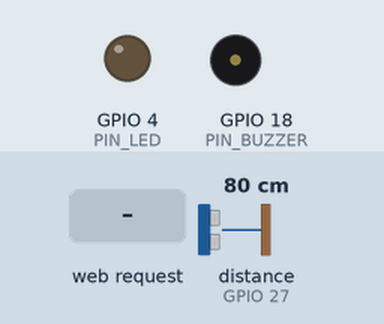
Bench run of a sketch on a simulated ESP32. Parts: output pins drawn as LEDs (lit = HIGH), buzzer (waves = sounding, pin HIGH). Wiring (inferred from the names in the program): ultrasonic range finder: trigger GPIO 26; echo GPIO 27. Inputs (shaded band) come from the test bench; at power-on: distance to the obstacle (sensor on GPIO 27) 80 cm. The echo pulse lasts 58.3 µs per cm; WiFi joins after 1.5 s; servers stay silent unless stated; pins used as bus, display or sensor lines are not drawn; what the sketch prints to the serial monitor is not drawn.

Above: at 5.1 s.
5.2 s: distance to the obstacle (sensor on GPIO 27) set to 12 cm
6.7 s: distance to the obstacle (sensor on GPIO 27) set to 9 cm
At 7.3 s:
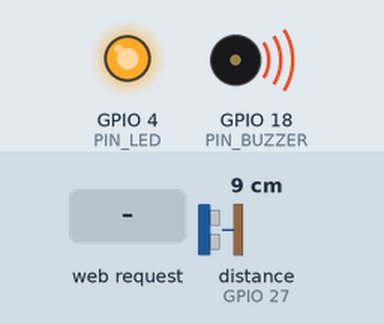
8.4 s: HTTP request GET /buzzer/off received
At 9.2 s:
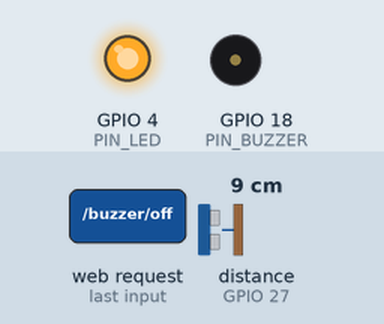
11.4 s: HTTP request GET /led/off received
At 12.7 s:
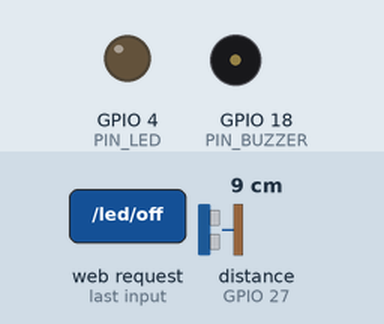
Timing chart, 0 to 13.9 s (numbered marks = the images above; inputs shaded):
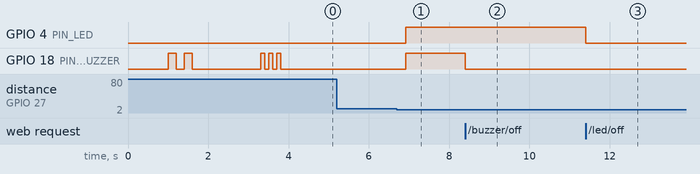

Measured:
- the behaviour switches between 11 and 10 cm on distance to the obstacle (sensor on GPIO 27) (found by bisection; images 0 and 1)
- after the input at 5.2 s, every drawn part: stays the same
- after the input at 6.7 s, GPIO 4 (PIN_LED), GPIO 18 (PIN_BUZZER): LOW → HIGH after 0.21 s
- after the input at 8.4 s, GPIO 18 (PIN_BUZZER): HIGH → LOW at once
- after the input at 11.4 s, GPIO 4 (PIN_LED): HIGH → LOW at once

The sketch:

verrsiwebnya.ino
```cpp
/*
 * ESP32 Distance Monitoring & Control System
 * Sistem kontrol LED & Buzzer dengan sensor HC-SR04
 * Version: 2.0 (Optimized & Clean Code)
 */

#include <WiFi.h>
#include <WebServer.h>
#include <ESPmDNS.h>

// ==================== KONFIGURASI ====================
// WiFi Credentials
const char* WIFI_SSID = "Cristiano Ronaldo";
const char* WIFI_PASSWORD = "Ronaldo12";

// Pin Configuration
const uint8_t PIN_LED = 4;
const uint8_t PIN_BUZZER = 18;
const uint8_t PIN_TRIG = 26;
const uint8_t PIN_ECHO = 27;

// System Configuration
const float DISTANCE_THRESHOLD = 10.0;  // cm
const unsigned long MEASURE_INTERVAL = 500;  // ms
const unsigned long PULSE_TIMEOUT = 30000;  // microseconds
const uint8_t WIFI_TIMEOUT = 30;  // seconds

// ==================== GLOBAL VARIABLES ====================
WebServer server(80);

struct SystemState {
    float distance;
    bool ledOn;
    bool buzzerOn;
    bool autoMode;
    unsigned long lastMeasurement;
} state = {0.0, false, false, true, 0};

// ==================== DISTANCE MEASUREMENT ====================
float measureDistance() {
    // Trigger pulse
    digitalWrite(PIN_TRIG, LOW);
    delayMicroseconds(2);
    digitalWrite(PIN_TRIG, HIGH);
    delayMicroseconds(10);
    digitalWrite(PIN_TRIG, LOW);

    // Measure echo
    long duration = pulseIn(PIN_ECHO, HIGH, PULSE_TIMEOUT);
    float distance = (duration * 0.034) / 2.0;

    // Validate range
    if (distance > 0 && distance < 400) {
        Serial.printf("Jarak: %.1f cm\n", distance);
        return distance;
    }
    return -1.0;
}

// ==================== DEVICE CONTROL ====================
void setDevices(bool led, bool buzzer) {
    digitalWrite(PIN_LED, led ? HIGH : LOW);
    digitalWrite(PIN_BUZZER, buzzer ? HIGH : LOW);
    state.ledOn = led;
    state.buzzerOn = buzzer;
}

void handleAutoMode() {
    if (!state.autoMode || state.distance <= 0) return;

    bool shouldActivate = (state.distance <= DISTANCE_THRESHOLD);

    if (shouldActivate && (!state.ledOn || !state.buzzerOn)) {
        setDevices(true, true);
        Serial.println("⚠️  AUTO: Objek terdeteksi dekat - Alarm aktif");
    }
    else if (!shouldActivate && state.distance < 400 && (state.ledOn || state.buzzerOn)) {
        setDevices(false, false);
        Serial.println("✅ AUTO: Jarak aman - Alarm nonaktif");
    }
}

// ==================== HTML GENERATOR ====================
String generateHTML() {
    String statusClass = (state.distance > 0 && state.distance <= DISTANCE_THRESHOLD)
                        ? "status-alarm" : "status-normal";
    String statusIcon = (state.distance > 0 && state.distance <= DISTANCE_THRESHOLD)
                       ? "fa-exclamation-triangle spin" : "fa-check-circle";
    String statusText = (state.distance > 0 && state.distance <= DISTANCE_THRESHOLD)
                       ? "PERINGATAN! Objek Terlalu Dekat!" : "Jarak Aman";

    String html = F("<!DOCTYPE html><html><head>"
        "<meta http-equiv='refresh' content='2'/>"
        "<meta name='viewport' content='width=device-width,initial-scale=1'>"
        "<link rel='stylesheet' href='https://cdnjs.cloudflare.com/ajax/libs/font-awesome/6.4.0/css/all.min.css'>"
        "<title>ESP32 IoT Control</title><style>"
        "*{margin:0;padding:0;box-sizing:border-box}"
        "body{font-family:'Segoe UI',sans-serif;background:linear-gradient(135deg,#667eea,#764ba2);"
        "min-height:100vh;display:flex;align-items:center;justify-content:center;padding:20px}"
        ".container{background:rgba(255,255,255,0.98);border-radius:30px;padding:40px;"
        "box-shadow:0 30px 90px rgba(0,0,0,0.5);max-width:500px;width:100%}"
        ".header{text-align:center;margin-bottom:30px}"
        ".header h1{color:#1a202c;font-size:1.6rem;font-weight:800;margin-bottom:8px}"
        ".header .sub{color:#667eea;font-size:0.9rem;font-weight:600;margin-top:5px}"
        ".status-indicator{display:inline-block;width:10px;height:10px;background:#10b981;"
        "border-radius:50%;margin-right:8px;animation:pulse 2s infinite}"
        ".card{border-radius:25px;padding:30px;margin-bottom:20px;box-shadow:0 15px 45px rgba(0,0,0,0.3)}"
        ".card-icon{font-size:3rem;margin-bottom:15px}"
        ".card-label{color:rgba(255,255,255,0.95);font-size:1rem;font-weight:600;margin-bottom:10px}"
        ".card-value{color:#fff;font-size:3.5rem;font-weight:800;line-height:1}"
        ".card-unit{color:rgba(255,255,255,0.9);font-size:1.2rem;font-weight:600}"
        ".distance-card{background:linear-gradient(135deg,#667eea,#764ba2)}"
        ".status-card{background:linear-gradient(135deg,#f093fb,#f5576c)}"
        ".device-status{color:#fff;padding:8px 16px;border-radius:20px;font-size:0.8rem;"
        "font-weight:700;margin-top:10px;display:inline-block}"
        ".device-on{background:linear-gradient(135deg,#06b6d4,#0891b2);animation:pulse 1.5s infinite}"
        ".device-off{background:linear-gradient(135deg,#64748b,#475569)}"
        ".mode-status{background:linear-gradient(135deg,#f59e0b,#d97706);color:#fff;"
        "padding:6px 12px;border-radius:15px;font-size:0.75rem;font-weight:700;margin-top:8px;display:inline-block}"
        ".btn-group{display:grid;grid-template-columns:1fr 1fr;gap:12px;margin-top:20px}"
        ".btn{padding:12px 20px;font-size:0.9rem;font-weight:bold;border:none;border-radius:12px;"
        "cursor:pointer;transition:all 0.3s;text-decoration:none;text-align:center;color:#fff}"
        ".btn:hover{transform:translateY(-3px)}"
        ".btn-on{background:linear-gradient(135deg,#10b981,#059669)}"
        ".btn-off{background:linear-gradient(135deg,#ef4444,#dc2626)}"
        ".btn-all{grid-column:1/-1;padding:15px;font-size:1rem}"
        ".status-normal{background:linear-gradient(135deg,#10b981,#059669);color:#fff;"
        "padding:8px 16px;border-radius:20px;font-size:0.8rem;font-weight:700;margin-top:12px;display:inline-block}"
        ".status-alarm{background:linear-gradient(135deg,#ef4444,#dc2626);color:#fff;"
        "padding:8px 16px;border-radius:20px;font-size:0.8rem;font-weight:700;margin-top:12px;"
        "display:inline-block;animation:blink 1s infinite}"
        ".footer{text-align:center;margin-top:30px;color:#64748b;font-size:0.85rem}"
        ".spin{display:inline-block;animation:rotate 2s linear infinite}"
        "@keyframes blink{0%,100%{opacity:1}50%{opacity:0.3}}"
        "@keyframes pulse{0%,100%{opacity:1}50%{opacity:0.5}}"
        "@keyframes rotate{from{transform:rotate(0deg)}to{transform:rotate(360deg)}}"
        "</style></head><body><div class='container'>"
        "<div class='header'><h1><i class='fas fa-microchip'></i> Sistem Monitoring Jarak HC-SR04</h1>"
        "<p class='sub'>ESP32 Smart IoT System</p>"
        "<p><span class='status-indicator'></span>Real-time Monitoring</p></div>");

    // Distance Card
    html += F("<div class='card distance-card'><div class='card-icon'><i class='fas fa-ruler'></i></div>"
              "<div class='card-label'>Jarak Terukur</div><div class='card-value'>");
    html += (state.distance > 0) ? String(state.distance, 1) : "--";
    html += F("<span class='card-unit'> cm</span></div></div>");

    // Status Card
    html += F("<div class='card status-card'><div class='card-icon'><i class='fas fa-signal'></i></div>"
              "<div class='card-label'>Status Perangkat</div><div style='text-align:left;margin-top:15px'>"
              "<p style='color:#fff;font-size:0.9rem;margin-bottom:8px'><i class='fas fa-lightbulb'></i> LED: "
              "<span class='device-status ");
    html += state.ledOn ? "device-on'>MENYALA" : "device-off'>MATI";
    html += F("</span></p><p style='color:#fff;font-size:0.9rem;margin-bottom:8px'>"
              "<i class='fas fa-volume-up'></i> Buzzer: <span class='device-status ");
    html += state.buzzerOn ? "device-on'>MENYALA" : "device-off'>MATI";
    html += F("</span></p><p style='color:#fff;font-size:0.9rem'><i class='fas fa-cog'></i> Mode: "
              "<span class='mode-status'>");
    html += state.autoMode ? "OTOMATIS" : "MANUAL";
    html += F("</span></p></div></div>");

    // Control Panel
    html += F("<div class='card' style='background:linear-gradient(135deg,#f8f9fa,#e9ecef);padding:25px'>"
              "<h3 style='color:#1a202c;margin-bottom:15px'><i class='fas fa-gamepad'></i> Panel Kontrol</h3>"
              "<div class='btn-group'>"
              "<a href='/led/on' class='btn btn-on'><i class='fas fa-lightbulb'></i> LED ON</a>"
              "<a href='/led/off' class='btn btn-off'><i class='fas fa-lightbulb'></i> LED OFF</a>"
              "<a href='/buzzer/on' class='btn btn-on'><i class='fas fa-volume-up'></i> BUZZER ON</a>"
              "<a href='/buzzer/off' class='btn btn-off'><i class='fas fa-volume-up'></i> BUZZER OFF</a>"
              "<a href='/all/on' class='btn btn-all btn-on'><i class='fas fa-power-off'></i> SEMUA ON</a>"
              "<a href='/all/off' class='btn btn-all btn-off'><i class='fas fa-power-off'></i> SEMUA OFF</a>"
              "</div></div>");

    // Footer
    html += F("<div class='footer'><p style='font-weight:700;color:#1e293b;margin-bottom:10px'>"
              "<i class='fas fa-wifi'></i> IP: ");
    html += WiFi.localIP().toString();
    html += F("</p><div class='");
    html += statusClass;
    html += F("'><i class='fas ");
    html += statusIcon;
    html += F("'></i> ");
    html += statusText;
    html += F("</div></div></div></body></html>");

    return html;
}

// ==================== WEB HANDLERS ====================
void handleRoot() {
    state.distance = measureDistance();
    handleAutoMode();
    server.send(200, "text/html", generateHTML());
}

void handleLED(bool turnOn) {
    setDevices(turnOn, state.buzzerOn);
    state.autoMode = false;
    Serial.printf("📱 Web: LED %s\n", turnOn ? "ON" : "OFF");
    server.sendHeader("Location", "/");
    server.send(303);
}

void handleBuzzer(bool turnOn) {
    setDevices(state.ledOn, turnOn);
    state.autoMode = false;
    Serial.printf("📱 Web: Buzzer %s\n", turnOn ? "ON" : "OFF");
    server.sendHeader("Location", "/");
    server.send(303);
}

void handleAll(bool turnOn) {
    setDevices(turnOn, turnOn);
    state.autoMode = !turnOn;  // Auto mode ON saat semua OFF
    Serial.printf("📱 Web: Semua %s (Auto: %s)\n",
                  turnOn ? "ON" : "OFF",
                  state.autoMode ? "ON" : "OFF");
    server.sendHeader("Location", "/");
    server.send(303);
}

// ==================== SYSTEM INITIALIZATION ====================
void initPins() {
    pinMode(PIN_LED, OUTPUT);
    pinMode(PIN_BUZZER, OUTPUT);
    pinMode(PIN_TRIG, OUTPUT);
    pinMode(PIN_ECHO, INPUT);
    setDevices(false, false);
}

void playBootTone() {
    for (uint8_t i = 0; i < 2; i++) {
        digitalWrite(PIN_BUZZER, HIGH);
        delay(200);
        digitalWrite(PIN_BUZZER, LOW);
        delay(200);
    }
}

void playSuccessTone() {
    for (uint8_t i = 0; i < 3; i++) {
        digitalWrite(PIN_BUZZER, HIGH);
        delay(100);
        digitalWrite(PIN_BUZZER, LOW);
        delay(100);
    }
}

void playErrorTone() {
    digitalWrite(PIN_BUZZER, HIGH);
    delay(100);
    digitalWrite(PIN_BUZZER, LOW);
    delay(900);
}

bool connectWiFi() {
    WiFi.mode(WIFI_STA);
    WiFi.begin(WIFI_SSID, WIFI_PASSWORD);
    Serial.print("Connecting to WiFi");

    uint8_t attempts = 0;
    while (WiFi.status() != WL_CONNECTED && attempts < WIFI_TIMEOUT) {
        delay(500);
        Serial.print(".");
        attempts++;
    }
    Serial.println();

    if (WiFi.status() == WL_CONNECTED) {
        Serial.println("✅ WiFi Connected!");
        Serial.printf("SSID: %s\n", WIFI_SSID);
        Serial.printf("IP: %s\n", WiFi.localIP().toString().c_str());
        Serial.printf("Signal: %d dBm\n", WiFi.RSSI());
        return true;
    }

    Serial.println("❌ WiFi Connection Failed!");
    return false;
}

void setupWebServer() {
    server.on("/", handleRoot);
    server.on("/led/on", []() { handleLED(true); });
    server.on("/led/off", []() { handleLED(false); });
    server.on("/buzzer/on", []() { handleBuzzer(true); });
    server.on("/buzzer/off", []() { handleBuzzer(false); });
    server.on("/all/on", []() { handleAll(true); });
    server.on("/all/off", []() { handleAll(false); });
    server.begin();
}

// ==================== SETUP ====================
void setup() {
    Serial.begin(115200);
    delay(1000);

    Serial.println("\n========================================");
    Serial.println("ESP32 Distance Monitoring System v2.0");
    Serial.println("========================================");

    initPins();
    playBootTone();

    if (!connectWiFi()) {
        while (true) { playErrorTone(); }
    }

    playSuccessTone();

    if (MDNS.begin("esp32")) {
        Serial.println("mDNS: http://esp32.local");
    }

    setupWebServer();
    Serial.printf("Threshold: %.1f cm\n", DISTANCE_THRESHOLD);
    Serial.println("========================================\n");
}

// ==================== MAIN LOOP ====================
void loop() {
    server.handleClient();

    unsigned long currentTime = millis();
    if (currentTime - state.lastMeasurement >= MEASURE_INTERVAL) {
        state.lastMeasurement = currentTime;
        state.distance = measureDistance();
        handleAutoMode();
    }

    delay(2);
}
```
